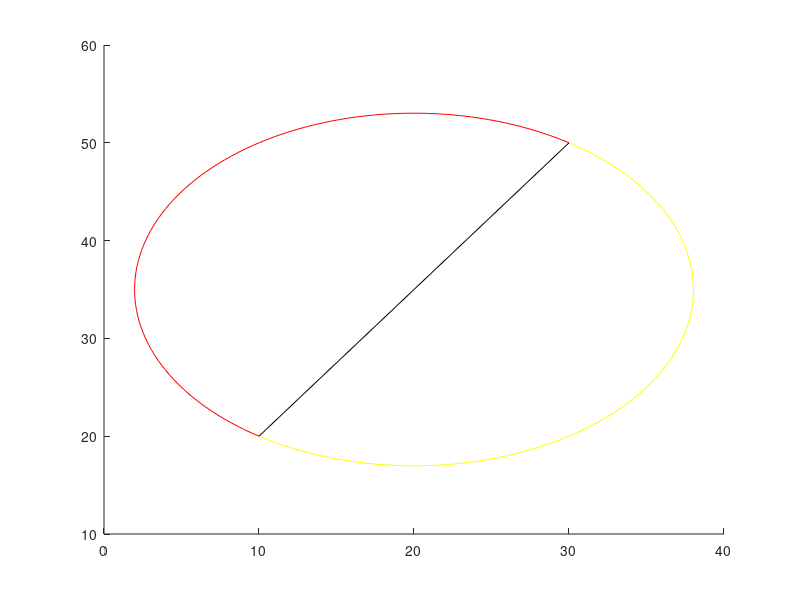

MATLAB code for this plot:
clear;clc;

point1 = [10,20];
point2 = [30,50];

center = point1/2 + point2/2;
r = sqrt((center(1)-point1(1))^2 + (center(2)-point1(2))^2);

theta = abs(atan((point2(2)-point1(2))/(point2(1)-point1(1))));

% 左半圆
theta_add = linspace(0,pi) + theta; 

x = r*cos(theta_add) + center(1);
y = r*sin(theta_add) + center(2);

hold on;
plot(x, y, 'r');

% 右半圆
theta_add = linspace(pi,2*pi) + theta; 

x = r*cos(theta_add) + center(1);
y = r*sin(theta_add) + center(2);

hold on;
plot(x, y, 'y');

plot([point1(1), point2(1)], [point1(2), point2(2)], 'black');
